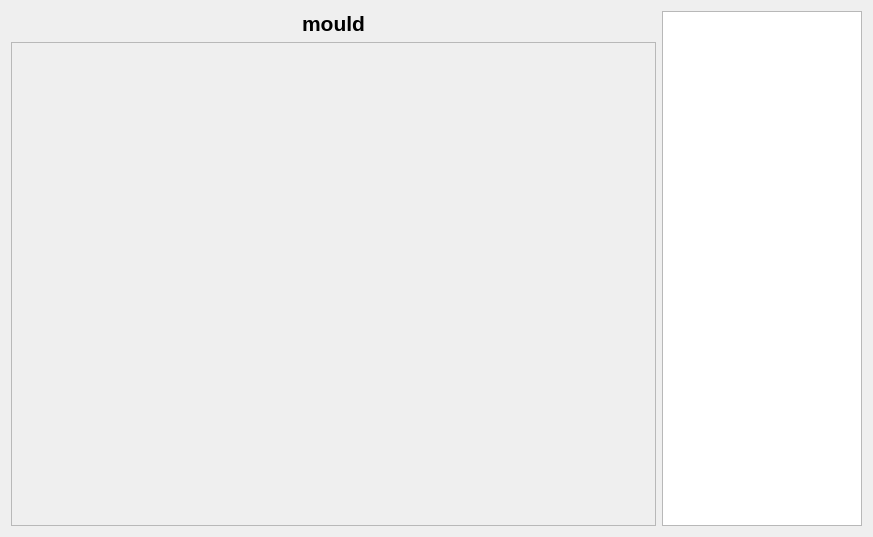
<?xml version="1.0" encoding="UTF-8"?>
<ui version="4.0">
 <class>detect_display</class>
 <widget class="QWidget" name="detect_display">
  <property name="geometry">
   <rect>
    <x>0</x>
    <y>0</y>
    <width>873</width>
    <height>537</height>
   </rect>
  </property>
  <property name="windowTitle">
   <string>Form</string>
  </property>
  <layout class="QHBoxLayout" name="horizontalLayout">
   <item>
    <layout class="QVBoxLayout" name="verticalLayout_2">
     <item>
      <widget class="QLabel" name="name">
       <property name="minimumSize">
        <size>
         <width>0</width>
         <height>0</height>
        </size>
       </property>
       <property name="maximumSize">
        <size>
         <width>16777215</width>
         <height>50</height>
        </size>
       </property>
       <property name="font">
        <font>
         <pointsize>16</pointsize>
         <weight>75</weight>
         <bold>true</bold>
        </font>
       </property>
       <property name="text">
        <string>mould</string>
       </property>
       <property name="alignment">
        <set>Qt::AlignCenter</set>
       </property>
      </widget>
     </item>
     <item>
      <widget class="QScrollArea" name="scrollArea">
       <property name="widgetResizable">
        <bool>true</bool>
       </property>
       <widget class="QWidget" name="scrollAreaWidgetContents">
        <property name="geometry">
         <rect>
          <x>0</x>
          <y>0</y>
          <width>645</width>
          <height>488</height>
         </rect>
        </property>
        <layout class="QVBoxLayout" name="verticalLayout">
         <item>
          <widget class="ScalableLabel" name="image">
           <property name="text">
            <string/>
           </property>
           <property name="pixmap">
            <pixmap resource="../resource.qrc">:/icons/icons/Tianjin_university.jpg</pixmap>
           </property>
           <property name="scaledContents">
            <bool>false</bool>
           </property>
           <property name="alignment">
            <set>Qt::AlignCenter</set>
           </property>
          </widget>
         </item>
        </layout>
       </widget>
      </widget>
     </item>
    </layout>
   </item>
   <item>
    <widget class="CustomListWidget" name="detect_file_list">
     <property name="maximumSize">
      <size>
       <width>200</width>
       <height>16777215</height>
      </size>
     </property>
    </widget>
   </item>
  </layout>
 </widget>
 <customwidgets>
  <customwidget>
   <class>ScalableLabel</class>
   <extends>QLabel</extends>
   <header location="global">widgets/scalablelabel.h</header>
  </customwidget>
  <customwidget>
   <class>CustomListWidget</class>
   <extends>QListWidget</extends>
   <header location="global">widgets/customlistwidget.h</header>
  </customwidget>
 </customwidgets>
 <resources>
  <include location="../resource.qrc"/>
  <include location="../resource.qrc"/>
 </resources>
 <connections/>
</ui>
